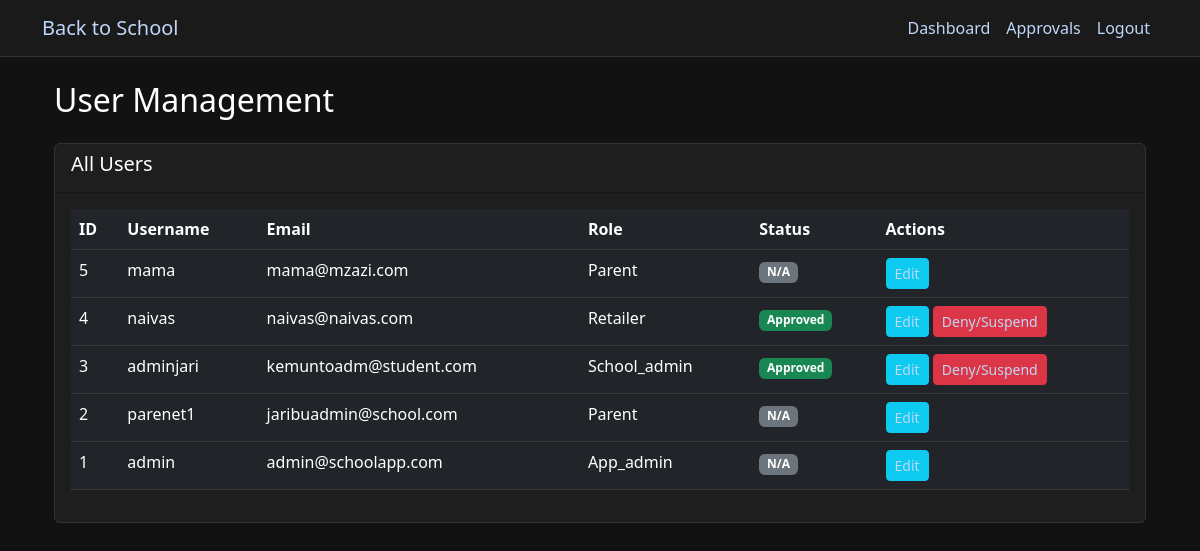
The app's page /admin/users (signed in) with its own data.
### app.py (models this page shows, shortened)
class User(db.Model):
    id = db.Column(db.Integer, primary_key=True)
    username = db.Column(db.String(80), unique=True, nullable=False)
    email = db.Column(db.String(120), unique=True, nullable=False)
    password_hash = db.Column(db.String(128))
    role = db.Column(db.String(20))  # app_admin, parent, student, school_admin, retailer, donor
    is_approved = db.Column(db.Boolean, default=False)
    created_at = db.Column(db.DateTime, default=datetime.utcnow)
    school_id = db.Column(db.Integer, db.ForeignKey('school.id'))
    school = db.relationship('School', backref='users')
    children = db.relationship(
        'User',
        secondary=parent_student_association,
        primaryjoin=(parent_student_association.c.parent_id == id),
        secondaryjoin=(parent_student_association.c.student_id == id),
        backref=db.backref('parents'),
        lazy='dynamic'
    )

### app.py (the view)
@app.route('/admin/users')
@role_required(['app_admin'])
def admin_users():
    users = User.query.order_by(User.created_at.desc()).all()
    return render_template('admin/users.html', users=users)

### app.py (called while the page is built)
def role_required(roles):
    def decorator(f):
        @wraps(f)
        def decorated_function(*args, **kwargs):
            if 'user_id' not in session:
                flash('Please log in to access this page', 'error')
                return redirect(url_for('login'))
            if session['role'] not in roles:
                flash('You do not have permission to access this page', 'error')
                return redirect(url_for('dashboard'))
            return f(*args, **kwargs)
        return decorated_function
    return decorator

@app.context_processor
def inject_current_user():
    if 'user_id' in session:
        user = db.session.get(User, session['user_id'])
        return {'current_user': user}
    return {'current_user': None}

@app.context_processor
def inject_cart_item_count():
    if 'user_id' in session and session['role'] in ['parent', 'student']:
        user = db.session.get(User, session['user_id'])
        cart = user.carts[0] if user.carts else None
        if cart and cart.items:
            return {'cart_item_count': len(cart.items)}
    return {'cart_item_count': 0}

### templates/admin/users.html
{% extends "base.html" %}
{% block content %}
<div class="container">
    <h2 class="mb-4">User Management</h2>
    <div class="card mb-4">
        <div class="card-header">
            <h5>All Users</h5>
        </div>
        <div class="card-body">
            <div class="table-responsive">
                <table class="table table-dark">
                    <thead>
                        <tr>
                            <th>ID</th>
                            <th>Username</th>
                            <th>Email</th>
                            <th>Role</th>
                            <th>Status</th>
                            <th>Actions</th>
                        </tr>
                    </thead>
                    <tbody>
                        {% for user in users %}
                        <tr>
                            <td>{{ user.id }}</td>
                            <td>{{ user.username }}</td>
                            <td>{{ user.email }}</td>
                            <td>{{ user.role|capitalize }}</td>
                            <td>
                                {% if user.role in ['retailer', 'school_admin'] %}
                                    <span class="badge bg-{{ 'success' if user.is_approved else 'warning' }}">
                                        {{ 'Approved' if user.is_approved else 'Pending' }}
                                    </span>
                                {% else %}
                                    <span class="badge bg-secondary">N/A</span>
                                {% endif %}
                            </td>
                            <td>
                                <a href="{{ url_for('admin_edit_user', user_id=user.id) }}" class="btn btn-sm btn-info">Edit</a>
                                {% if user.role in ['retailer', 'school_admin'] %}
                                    <a href="{{ url_for('set_user_status', user_id=user.id, status='approve' if not user.is_approved else 'deny') }}"
                                       class="btn btn-sm {{ 'btn-success' if not user.is_approved else 'btn-danger' }}">
                                       {{ 'Approve' if not user.is_approved else 'Deny/Suspend' }}
                                    </a>
                                {% endif %}
                            </td>
                        </tr>
                        {% endfor %}
                    </tbody>
                </table>
            </div>
        </div>
    </div>
</div>
{% endblock %}

### templates/base.html (style rules this page uses)
body { background-color: #121212; color: #ffffff; }
h1, h2, h3, h4, h5, h6, span, p { color: #ffffff !important; }
a { color:rgb(191, 215, 250) !important; }
.card { background-color: #1e1e1e; border: 1px solid #333; }
.table { color: #ffffff; }
.table-dark { background-color: #1e1e1e; }

### records on screen
User: id "5", username "mama", email "mama@mzazi.com", role "Parent", shows "N/A"
User: id "4", username "naivas", email "naivas@naivas.com", role "Retailer", is_approved "Approved", is_approved "Deny/Suspend"
User: id "3", username "adminjari", email "kemuntoadm@student.com", role "School_admin", is_approved "Approved", is_approved "Deny/Suspend"
User: id "2", username "parenet1", email "jaribuadmin@school.com", role "Parent", shows "N/A"
User: id "1", username "admin", email "admin@schoolapp.com", role "App_admin", shows "N/A"
